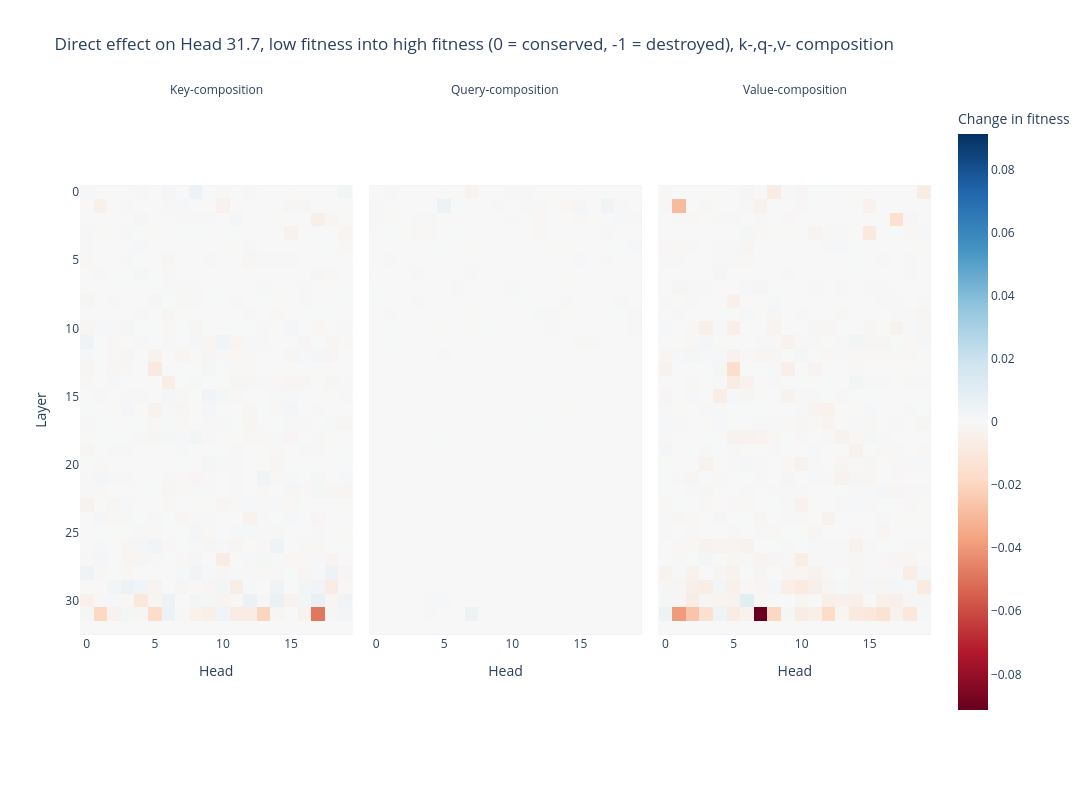

Notebook code for this chart:
### Code cell
imshow(
    path_patch_32_5_8_13_tensor,
    labels={"x": "Head", "y": "Layer", "color": "Change in fitness"},
    title="Direct effect on Head 31.7, low fitness into high fitness (0 = conserved, -1 = destroyed), k-,q-,v- composition",
    facet_labels=["Key-composition", "Query-composition", "Value-composition"],
    width=1200,
    height=800,
    facet_col=0,
    # range_color=(-1,1)
)

### Figure 1 — Plotly figure (JSON) as saved in the notebook; plotly's stock layout.template omitted (floating-point values rounded to 4 significant figures; data arrays with more than 128 entries replaced by an {"elided": "..."} marker saying what was removed)
{"data": [{"coloraxis": "coloraxis", "hovertemplate": "Head: %{x}<br>Layer: %{y}<br>Change in fitness: %{z}<extra></extra>", "name": "0", "type": "heatmap", "xaxis": "x", "yaxis": "y", "z": {"elided": "33x20 float values"}}, {"coloraxis": "coloraxis", "hovertemplate": "Head: %{x}<br>Layer: %{y}<br>Change in fitness: %{z}<extra></extra>", "name": "1", "type": "heatmap", "xaxis": "x2", "yaxis": "y2", "z": {"elided": "33x20 float values"}}, {"coloraxis": "coloraxis", "hovertemplate": "Head: %{x}<br>Layer: %{y}<br>Change in fitness: %{z}<extra></extra>", "name": "2", "type": "heatmap", "xaxis": "x3", "yaxis": "y3", "z": {"elided": "33x20 float values"}}], "layout": {"annotations": [{"font": {}, "showarrow": false, "text": "Key-composition", "x": 0.16, "xanchor": "center", "xref": "paper", "y": 1, "yanchor": "bottom", "yref": "paper"}, {"font": {}, "showarrow": false, "text": "Query-composition", "x": 0.5, "xanchor": "center", "xref": "paper", "y": 1, "yanchor": "bottom", "yref": "paper"}, {"font": {}, "showarrow": false, "text": "Value-composition", "x": 0.84, "xanchor": "center", "xref": "paper", "y": 1, "yanchor": "bottom", "yref": "paper"}], "coloraxis": {"autocolorscale": false, "cmid": 0, "colorbar": {"title": {"text": "Change in fitness"}}, "colorscale": [[0, "rgb(103,0,31)"], [0.1, "rgb(178,24,43)"], [0.2, "rgb(214,96,77)"], [0.3, "rgb(244,165,130)"], [0.4, "rgb(253,219,199)"], [0.5, "rgb(247,247,247)"], [0.6, "rgb(209,229,240)"], [0.7, "rgb(146,197,222)"], [0.8, "rgb(67,147,195)"], [0.9, "rgb(33,102,172)"], [1, "rgb(5,48,97)"]]}, "height": 800, "title": {"text": "Direct effect on Head 31.7, low fitness into high fitness (0 = conserved, -1 = destroyed), k-,q-,v- composition"}, "width": 1200, "xaxis": {"anchor": "y", "constrain": "domain", "domain": [0, 0.32], "scaleanchor": "y", "title": {"text": "Head"}}, "xaxis2": {"anchor": "y2", "domain": [0.34, 0.66], "matches": "x", "title": {"text": "Head"}}, "xaxis3": {"anchor": "y3", "domain": [0.68, 1.0], "matches": "x", "title": {"text": "Head"}}, "yaxis": {"anchor": "x", "autorange": "reversed", "constrain": "domain", "domain": [0, 1], "title": {"text": "Layer"}}, "yaxis2": {"anchor": "x2", "domain": [0, 1], "matches": "y", "showticklabels": false}, "yaxis3": {"anchor": "x3", "domain": [0, 1], "matches": "y", "showticklabels": false}}}
